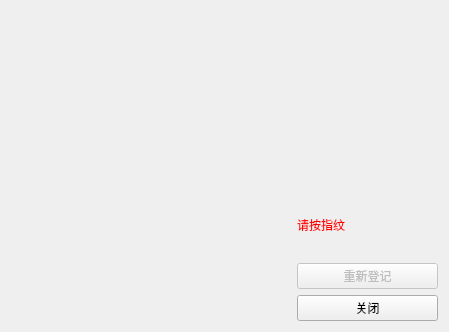
<?xml version="1.0" encoding="UTF-8"?>
<ui version="4.0">
 <class>Dialog</class>
 <widget class="QDialog" name="Dialog">
  <property name="geometry">
   <rect>
    <x>0</x>
    <y>0</y>
    <width>449</width>
    <height>328</height>
   </rect>
  </property>
  <property name="windowTitle">
   <string>指纹录入</string>
  </property>
  <layout class="QHBoxLayout" name="horizontalLayout">
   <item>
    <widget class="QWidget" name="widget" native="true">
     <property name="minimumSize">
      <size>
       <width>280</width>
       <height>310</height>
      </size>
     </property>
    </widget>
   </item>
   <item>
    <layout class="QVBoxLayout" name="verticalLayout">
     <item>
      <widget class="QLabel" name="label_2">
       <property name="font">
        <font>
         <pointsize>115</pointsize>
        </font>
       </property>
       <property name="text">
        <string/>
       </property>
      </widget>
     </item>
     <item>
      <widget class="QLabel" name="label">
       <property name="font">
        <font>
         <pointsize>9</pointsize>
        </font>
       </property>
       <property name="styleSheet">
        <string notr="true">color:red
</string>
       </property>
       <property name="text">
        <string>请按指纹</string>
       </property>
      </widget>
     </item>
     <item>
      <widget class="QPushButton" name="pushButton">
       <property name="enabled">
        <bool>false</bool>
       </property>
       <property name="text">
        <string>重新登记</string>
       </property>
      </widget>
     </item>
     <item>
      <widget class="QPushButton" name="pushButton_2">
       <property name="text">
        <string>关闭</string>
       </property>
      </widget>
     </item>
    </layout>
   </item>
  </layout>
 </widget>
 <resources/>
 <connections/>
</ui>
